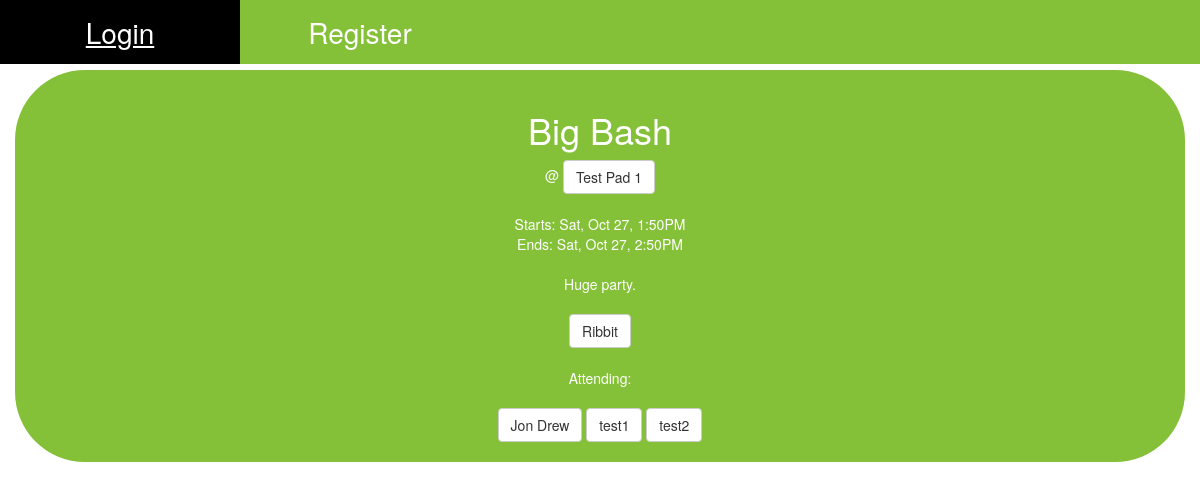
Page /events/big-bash_m4lkopnzey/ on the committed database.
### events/models.py (models this page shows, shortened)
class Event(models.Model):
    created_by      = models.ForeignKey('hoppers.Hopper', null=True, on_delete=models.SET_NULL)
    attending       = models.ManyToManyField('hoppers.Hopper', related_name='attending')
    start           = models.DateTimeField(default=default_start)
    end             = models.DateTimeField(default=default_end)
    pad             = models.ForeignKey('pads.Pad', null=True, blank=True, on_delete=models.CASCADE)
    title           = models.CharField(max_length=20)
    text            = models.TextField(null=True, blank=True)
    private         = models.BooleanField(default=True)
    active          = models.BooleanField(default=True)
    slug            = models.SlugField(null=True, unique=True, editable=False)
    created_at      = models.DateTimeField(default=timezone.now)
    deleted_at      = models.DateTimeField(null=True, blank=True)
    class Meta:
        ordering = ['start']
    def create_ribbit(self):
        return reverse('events:create_ribbit', kwargs={'event': self.slug})
    def get_attending_list(self):
        attending_list = self.attending.all()
        return Hopper.objects.filter(id__in=attending_list)

### pads/models.py (models this page shows, shortened)
class Pad(models.Model):
    name            = models.CharField(max_length=20)
    address         = models.CharField(max_length=100)
    description     = models.TextField(max_length=200)
    owner           = models.OneToOneField(Hopper, null=True, on_delete=models.SET_NULL)
    active          = models.BooleanField(default=True)
    slug            = models.SlugField(null=True, unique=True, editable=False)
    created_at      = models.DateTimeField(default=timezone.now)
    deleted_at      = models.DateTimeField(null=True, blank=True)
    def __str__(self):
        return str(self.name)
    def get_absolute_url(self):
        return reverse('pads:read', kwargs={'slug': self.slug})

### hoppers/models.py (models this page shows, shortened)
class Hopper(models.Model):
    user            = models.OneToOneField(User, null=True, on_delete=models.SET_NULL)
    listens_to      = models.ManyToManyField('self', through='Pair', symmetrical=False)
    anonymous       = models.BooleanField(default=True)
    email           = models.EmailField(null=True, max_length=100)
    name            = models.CharField(null=True, max_length=100)
    birth_date      = models.DateField(null=True, blank=True)
    includes        = models.TextField(null=True, blank=True)
    excludes        = models.TextField(null=True, blank=True)
    slug            = models.SlugField(null=True, blank=True, unique=True, editable=False)
    created_at      = models.DateTimeField(default=timezone.now)
    image           = models.ImageField(null=True, blank=True)
    def __str__(self):
        if self.anonymous:
            return str(self.user.username)
        else:
            return str(self.name)
    def get_absolute_url(self):
        return reverse('hoppers:read', kwargs={'slug': self.slug})

### events/views.py (the view)
# urls.py: url(r'^(?P<slug>[\w-]+)/$', EventDetailSlugView.as_view(), name='read'),
class EventDetailSlugView(DetailView):
    template_name = 'events/detail.html'
    def get_object(self, *args, **kwargs):
        request = self.request
        slug = self.kwargs.get('slug')
        try:
            instance = Event.objects.get(slug=slug, active=True)
        except Event.DoesNotExist:
            raise Http404('Event does not exist')
        except Event.MultipleObjectsReturned:
            qs = Event.objects.filter(slug=slug, active=True)
            instance = qs.first()
        except:
            raise Http404('Error in slug view')
        return instance

### events/templates/events/detail.html (shortened to what this page needs)
{% extends "base.html" %}
{% load static %}
{% block content %}
  <div class="card text-center">
    <div class="card-body">
      <h1>{{ object.title }}</h1>
      @
      <a href="{{ object.pad.get_absolute_url }}" class="btn btn-default"<span class="badge">{{ object.pad }}</span></a>
      Starts: {{ object.start|date:"D, M d, fA" }}
      Ends: {{ object.end|date:"D, M d, fA" }}
      {{ object.text }}
      {% if request.user.hopper not in object.get_attending_list %}
        <a href="{{ object.create_ribbit }}" class="btn btn-default"<span class="badge">Ribbit</span></a>
      {% endif %}
      Attending:
      {% for hopper in object.get_attending_list %}
        <a href="{{ hopper.get_absolute_url }}" class="btn btn-default"<span class="badge">{{ hopper }}</span></a>
      {% endfor %}
    </div>
  </div>
{% endblock %}

### static_project/css/main.css (style rules this page uses)
body { padding-top: 5em; }
.card { background-color: rgb(132, 193, 56); border-radius: 5em; color: white; margin-bottom: 1em; }

### rows in the picture
Event: title "Big Bash", pad "Test Pad 1", start "Sat, Oct 27, 1:50PM", end "Sat, Oct 27, 2:50PM", text "Huge party."
Hopper: anonymous+name "Jon Drew"
Hopper: anonymous+name "test1"
Hopper: anonymous+user "test2"
